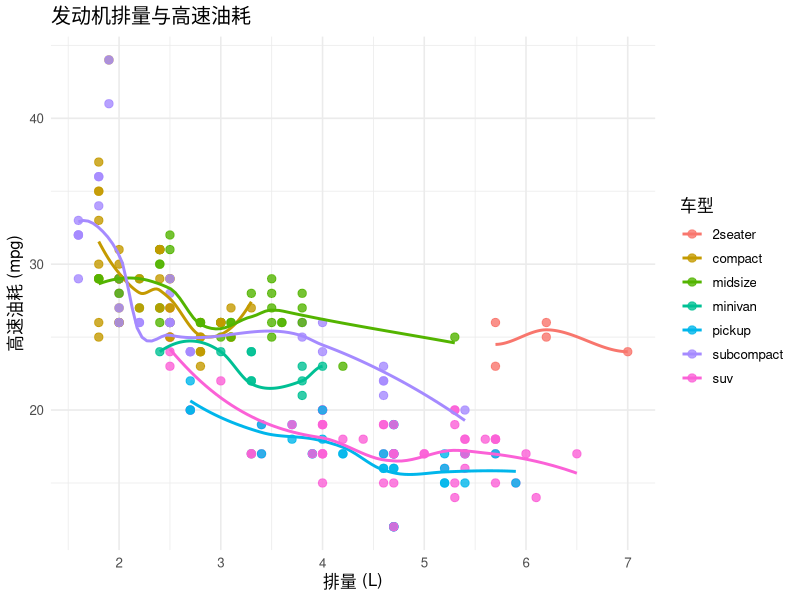

Generate this figure with R:
## ---- chunk 1
library(ggplot2)

ggplot(mpg, aes(x = displ, y = hwy, color = class)) +
  geom_point(size = 2.5, alpha = 0.8) +
  geom_smooth(method = "loess", se = FALSE) +
  labs(
    title = "发动机排量与高速油耗",
    x = "排量 (L)",
    y = "高速油耗 (mpg)",
    color = "车型"
  ) +
  theme_minimal(base_size = 12)
